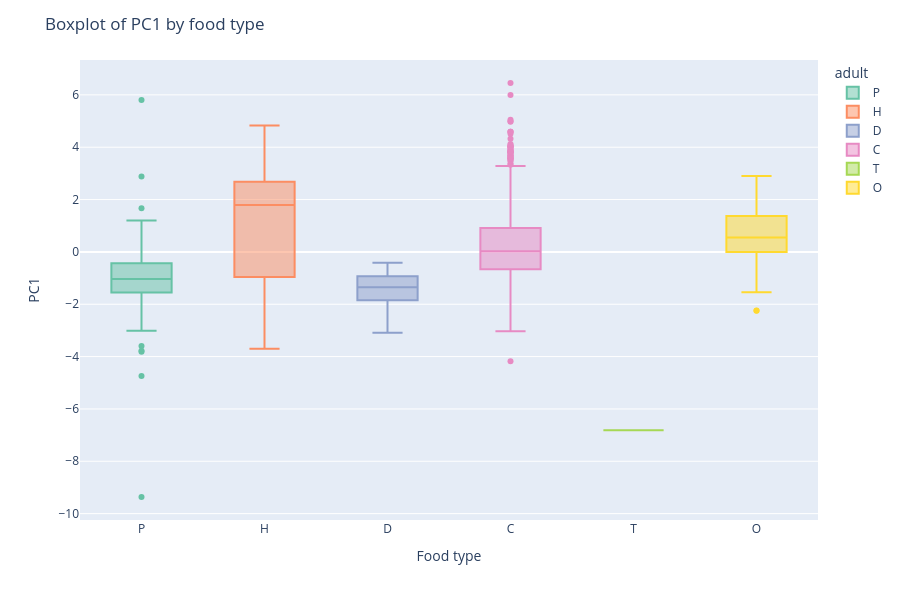

The notebook cell saved with this chart:
### Code cell
# boxplot

fig = px.box(
    df_single_food,
    x="adult",         
    y="PC1",           
    color="adult",     
    color_discrete_sequence=px.colors.qualitative.Set2,
)

fig.update_layout(
    title="Boxplot of PC1 by food type",
    xaxis_title="Food type",
    yaxis_title="PC1",
    height=600
)

fig.show()

### Figure 1 — Plotly figure (JSON) as saved in the notebook; plotly's stock layout.template omitted (floating-point values rounded to 4 significant figures; data arrays with more than 128 entries replaced by an {"elided": "..."} marker saying what was removed)
{"data": [{"alignmentgroup": "True", "hovertemplate": "adult=%{x}<br>PC1=%{y}<extra></extra>", "legendgroup": "P", "marker": {"color": "rgb(102,194,165)"}, "name": "P", "notched": false, "offsetgroup": "P", "orientation": "v", "showlegend": true, "type": "box", "x": {"elided": "182 str values"}, "x0": " ", "xaxis": "x", "y": {"elided": "182 float values"}, "y0": " ", "yaxis": "y"}, {"alignmentgroup": "True", "hovertemplate": "adult=%{x}<br>PC1=%{y}<extra></extra>", "legendgroup": "H", "marker": {"color": "rgb(252,141,98)"}, "name": "H", "notched": false, "offsetgroup": "H", "orientation": "v", "showlegend": true, "type": "box", "x": ["H", "H", "H", "H", "H", "H", "H", "H", "H", "H", "H", "H", "H", "H", "H", "H", "H", "H", "H", "H", "H", "H", "H", "H", "H", "H", "H", "H", "H", "H", "H", "H", "H", "H"], "x0": " ", "xaxis": "x", "y": [-0.4605, -2.634, -1.02, -3.517, -2.974, -3.696, -0.07832, 0.3708, -1.055, -0.9967, -0.9557, -1.518, 0.3328, 2.172, 1.08, 2.756, 2.682, 2.755, 2.985, 3.542, 4.255, 4.826, 2.645, 2.043, 3.985, 2.285, 3.282, 2.094, 1.798, 1.781, 1.923, 2.311, 0.772, 0.8823], "y0": " ", "yaxis": "y"}, {"alignmentgroup": "True", "hovertemplate": "adult=%{x}<br>PC1=%{y}<extra></extra>", "legendgroup": "D", "marker": {"color": "rgb(141,160,203)"}, "name": "D", "notched": false, "offsetgroup": "D", "orientation": "v", "showlegend": true, "type": "box", "x": ["D", "D", "D", "D", "D", "D", "D", "D", "D", "D", "D", "D", "D"], "x0": " ", "xaxis": "x", "y": [-2.545, -1.506, -1.158, -1.184, -0.4181, -0.7859, -0.9753, -2.081, -3.092, -0.6032, -1.354, -1.518, -1.769], "y0": " ", "yaxis": "y"}, {"alignmentgroup": "True", "hovertemplate": "adult=%{x}<br>PC1=%{y}<extra></extra>", "legendgroup": "C", "marker": {"color": "rgb(231,138,195)"}, "name": "C", "notched": false, "offsetgroup": "C", "orientation": "v", "showlegend": true, "type": "box", "x": {"elided": "703 str values"}, "x0": " ", "xaxis": "x", "y": {"elided": "703 float values"}, "y0": " ", "yaxis": "y"}, {"alignmentgroup": "True", "hovertemplate": "adult=%{x}<br>PC1=%{y}<extra></extra>", "legendgroup": "T", "marker": {"color": "rgb(166,216,84)"}, "name": "T", "notched": false, "offsetgroup": "T", "orientation": "v", "showlegend": true, "type": "box", "x": ["T"], "x0": " ", "xaxis": "x", "y": [-6.811], "y0": " ", "yaxis": "y"}, {"alignmentgroup": "True", "hovertemplate": "adult=%{x}<br>PC1=%{y}<extra></extra>", "legendgroup": "O", "marker": {"color": "rgb(255,217,47)"}, "name": "O", "notched": false, "offsetgroup": "O", "orientation": "v", "showlegend": true, "type": "box", "x": ["O", "O", "O", "O", "O", "O", "O", "O", "O", "O", "O", "O", "O", "O", "O", "O", "O", "O", "O", "O", "O", "O"], "x0": " ", "xaxis": "x", "y": [-0.8158, 0.3938, 0.09051, 1.556, -0.5393, 0.09712, 1.039, 0.4077, 0.6264, -2.251, -1.537, -0.006798, -2.239, 1.255, 1.942, 0.5218, 0.5858, 0.7608, 2.533, 1.368, 2.409, 2.9], "y0": " ", "yaxis": "y"}], "layout": {"boxmode": "overlay", "height": 600, "legend": {"title": {"text": "adult"}, "tracegroupgap": 0}, "margin": {"t": 60}, "title": {"text": "Boxplot of PC1 by food type"}, "xaxis": {"anchor": "y", "categoryarray": ["P", "H", "D", "C", "T", "O"], "categoryorder": "array", "domain": [0, 1], "title": {"text": "Food type"}}, "yaxis": {"anchor": "x", "domain": [0, 1], "title": {"text": "PC1"}}}}
